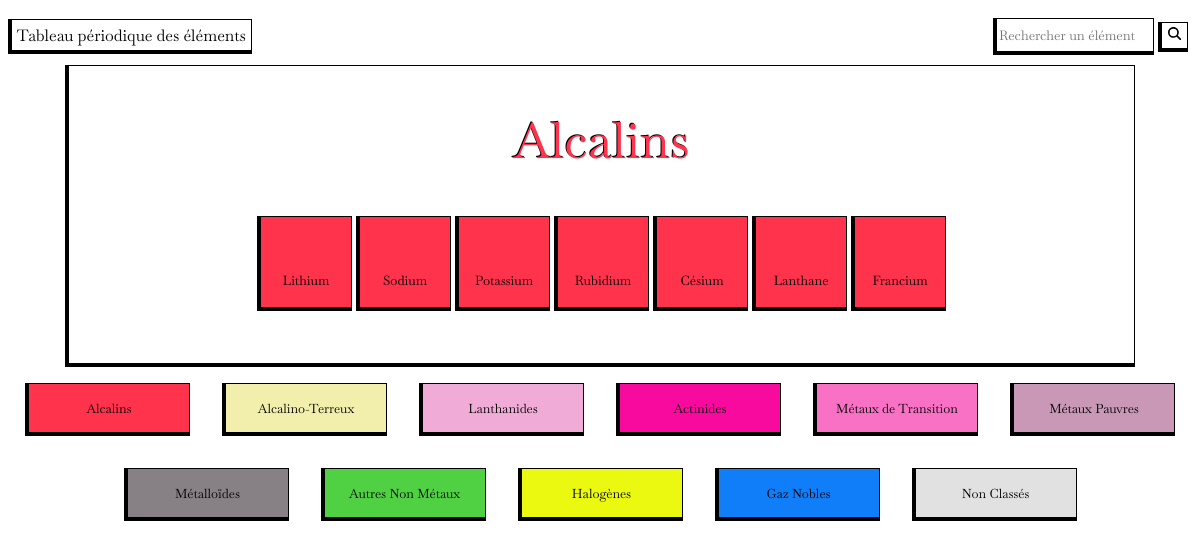
Page /index.php?page=categorie&id=1 on the committed database.
### tables this page shows
CREATE TABLE IF NOT EXISTS `atome` (
  `id` int UNSIGNED NOT NULL AUTO_INCREMENT,
  `id_categorie` int NOT NULL,
  `nom` varchar(13) DEFAULT NULL,
  `slug` varchar(13) DEFAULT NULL,
  `electron` varchar(255) NOT NULL,
  `numero` int UNSIGNED DEFAULT NULL,
  `symbole` varchar(6) NOT NULL,
  `info_groupe` varchar(10) NOT NULL,
  `info_periode` varchar(10) NOT NULL,
  `info_bloc` varchar(10) NOT NULL,
  `masse_volumique` varchar(255) NOT NULL,
  `cas` varchar(255) NOT NULL,
  `einecs` varchar(255) NOT NULL,
  `masse_atomique` varchar(255) NOT NULL,
  `rayon_atomique` varchar(255) NOT NULL,
  `rayon_de_covalence` varchar(255) NOT NULL,
  `rayon_de_van_der_waals` varchar(255) NOT NULL,
  `configuration_electronique` varchar(255) NOT NULL,
  `etat_oxydation` varchar(255) NOT NULL,
  `decouverte_annee` varchar(255) NOT NULL,
  `decouverte_noms` varchar(255) NOT NULL,
  `decouverte_pays` varchar(255) NOT NULL,
  `electronegativite` varchar(255) NOT NULL,
  `point_de_fusion` varchar(255) NOT NULL,
  `point_d_ebullition` varchar(255) NOT NULL,
  `is_radioactif` tinyint UNSIGNED NOT NULL,
  PRIMARY KEY (`id`),
  KEY `atome_ibfk_1` (`id_categorie`)
);

CREATE TABLE IF NOT EXISTS `categorie` (
  `id_categorie` int NOT NULL AUTO_INCREMENT,
  `nom_categorie` varchar(255) NOT NULL,
  `slug_categorie` varchar(255) NOT NULL,
  `couleur_categorie` varchar(255) NOT NULL,
  PRIMARY KEY (`id_categorie`)
);

### views/categorie.php (the view, shortened to what this page needs)
<?php
$pageCategorie = isset($_GET['id']) ? ($_GET['id']) : NULL;
$requeteAffichageCategorie = "SELECT categorie.id_categorie, categorie.nom_categorie, categorie.couleur_categorie, atome.nom, atome.symbole,
atome.numero, atome.masse_atomique,atome.id_categorie, atome.electronegativite,
atome.configuration_electronique, atome.etat_oxydation
FROM atome LEFT JOIN categorie ON atome.id_categorie = categorie.id_categorie
WHERE atome.id_categorie= '$pageCategorie'";
$resultatCategorie = $connexion->query($requeteAffichageCategorie);
$categorie = $resultatCategorie->fetchAll(PDO::FETCH_OBJ);
?>
<div id="cadreCategorie">
    <?php
    foreach ($categorie as $value) {
    ?>
        <h2 class="titrePageCategorie" style="color:#<?php echo $value->couleur_categorie ?>;"><?php echo $value->nom_categorie ?></h2>
    <?php
        break;
    }
    ?>
    <div class="atomeParcategorie">
        <?php
        foreach ($categorie as $value) {
        ?>
            <a href="index.php?page=detailAtome&id=<?php echo $value->numero ?>">
                <div class="elementPageCategorie" style="background-color:#<?php echo $value->couleur_categorie ?> ;">
                    <h4 class="nomPageCategorie"><?php echo $value->nom ?></h4>
                </div>
            </a>
        <?php
        }
        ?>
    </div>
</div>

### template/header.php (shortened to what this page needs)
<!DOCTYPE html>
<html lang="fr">
<head>
    <link rel="stylesheet" href="css/stylenav.css">
    <link rel="stylesheet" href="css/styletitre.css">
    <link rel="stylesheet" href="css/styleelement.css">
    <link rel="stylesheet" href="css/stylepopup.css">
    <link rel="stylesheet" href="css/stylePageCategorie.css">
    <link rel="stylesheet" href="css/detailAtome.css">
</head>
<body>
    <header>
        <a href="index.php?page=home">
            <h1>Tableau périodique des éléments</h1>
        </a>
        <form action="index.php?page=recherche" method="post">
            <input type="text" name="quoi" placeholder="Rechercher un élément">
            <button type="submit">
            </button>
        </form>
    </header>

### index.php (shortened to what this page needs)
<?php
include 'bdd/connect.php';
include 'template/header.php';
$page = isset($_GET['page']) ? $_GET['page'] : "home";
switch ($page) {
    case 'categorie':
        include 'views/categorie.php';
        break;
}
include 'template/footer.php';

### template/footer.php
<?php
$requeteCategorie = "SELECT id_categorie, nom_categorie, couleur_categorie FROM categorie";
$resultatCategorie = $connexion->query($requeteCategorie);
$listeCategorie = $resultatCategorie->fetchAll(PDO::FETCH_OBJ);
?>
<footer>
    <nav>
        <ul>
            <?php
            foreach ($listeCategorie as $value) { ?>
                <a href="index.php?page=categorie&id=<?php echo $value->id_categorie; ?>">
                    <li style="background-color:#<?php echo $value->couleur_categorie; ?>">
                        <h4><?php echo $value->nom_categorie; ?></h4>
                    </li>
                </a>
            <?php
            } ?>
        </ul>
    </nav>
</footer>
</body>
</html>

### css/stylenav.css (style rules this page uses)
h1, h2, h3, h4, p { font-family: "Baskervville-Regular"; font-weight: normal; }
nav { margin: 0 auto; }
nav ul { display: flex; justify-content: center; flex-wrap: wrap; list-style: none; margin: 0 auto; padding: 0; }
nav li { display: flex; align-items: center; justify-content: center; width: 10em; height: 3em; margin: 16px; border: solid black 1px; border-bottom: 4px solid black; border-left: 4px solid black; }
nav li h4 { font-size: 0.8em; }

### css/styletitre.css (style rules this page uses)
header { width: 100%; display: flex; justify-content: space-between; align-items: center; }
h1 { font-size: 1em; border: solid black 1px; border-bottom: 4px solid black; border-left: 4px solid black; padding: 0.3em; }
form { height: 30px; display: flex; align-items: center; }
button { height: 100%; aspect-ratio: 1/1; border: solid black 1px; border-bottom: 4px solid black; border-left: 4px solid black; background-color: white; padding: 0; margin: 4px; }
svg { margin: 2px; }
input { height: 100%; border: solid black 1px; border-bottom: 4px solid black; border-left: 4px solid black; background-color: white; }

### css/styleelement.css (style rules this page uses)
h1, h2, h3, h4, p { font-family: "Baskervville-Regular"; font-weight: normal; }
a { text-decoration: none; color: black; }

### css/stylePageCategorie.css (style rules this page uses)
h1, h2, h3, h4, p, label, input { font-family: "Baskervville-Regular"; font-weight: normal; }
#cadreCategorie { width: 90%; margin: 0 auto; border: solid black 1px; border-bottom: 4px solid black; border-left: 4px solid black; }
.titrePageCategorie { font-size: 50px; text-align: center; text-shadow: -1px -1px black }
.atomeParcategorie { width: 80%; margin: 0 auto; display: flex; flex-wrap: wrap; justify-content: center; margin-bottom: 50px; }
.elementPageCategorie { display: flex; align-items: center; justify-content: space-around; flex-direction: column; width: 90px; height: 90px; margin: 2px; border: solid black 1px; border-bottom: 4px solid black; border-left: 4px solid black; background-color: white; }
.nomPageCategorie { font-size: small; margin: 0; }

### rows in the picture
atome: id_categorie.nom_categorie "Alcalins", nom "Lithium"
atome: nom "Sodium"
atome: nom "Potassium"
atome: nom "Rubidium"
atome: nom "Césium"
atome: nom "Lanthane"
atome: nom "Francium"
categorie: nom_categorie "Alcalins"
categorie: nom_categorie "Alcalino-Terreux"
categorie: nom_categorie "Lanthanides"
categorie: nom_categorie "Actinides"
categorie: nom_categorie "Métaux de Transition"
categorie: nom_categorie "Métaux Pauvres"
categorie: nom_categorie "Métalloïdes"
categorie: nom_categorie "Autres Non Métaux"
categorie: nom_categorie "Halogènes"
categorie: nom_categorie "Gaz Nobles"
categorie: nom_categorie "Non Classés"
